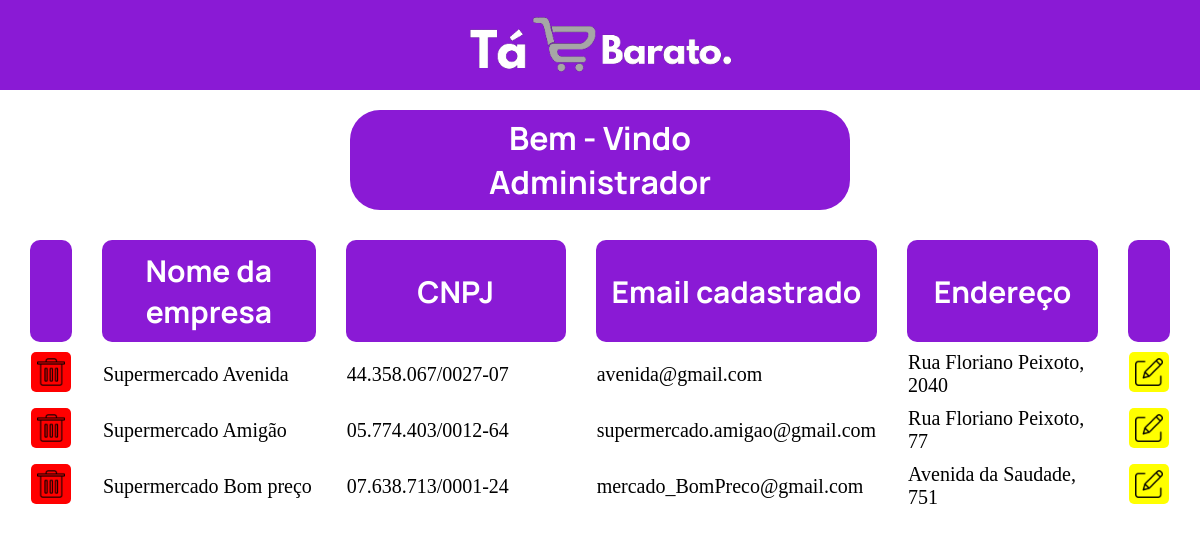
/admin/admin.php, run on the app's committed database.
### tables this page shows
CREATE TABLE `mercados` (
  `ID_Mercado` int(11) NOT NULL,
  `Nome` varchar(100) NOT NULL,
  `Endereco` varchar(200) NOT NULL,
  `CNPJ` varchar(20) NOT NULL,
  `Email` varchar(200) NOT NULL,
  `Senha` varchar(60) NOT NULL
);

### admin/admin.php (the view, shortened to what this page needs)
<?php
  include '../php/conexao.php';
  $query = "SELECT *
            FROM mercados
            ORDER BY ID_Mercado ASC";
  $resultado = mysqli_query($conexao, $query);
?>
<!DOCTYPE html>
<html lang="pt-br">
  <head>
    <link rel="stylesheet" href="admin.css" />
  </head>
  <body>
    <div id="container">
      <nav class="barra">
        <a href="../TaBarato_inicial/index.php">
        <img
          src="imagens/logo.png"
          alt="logo da marca TaBarato"
          style="width: 297px; height: 60px"
        />
        </a>
      </nav>
      <div class="header">
        <div class="welcome">
          <h1>Bem - Vindo<br />Administrador</h1>
        </div>
      </div>
      <div class="admin">
          <table class="table tb_a">
            <thead>
              <th></th>
              <th>Nome da empresa</th>
              <th id="thcnpj">CNPJ</th>
              <th>Email cadastrado</th>
              <th>Endereço</th>
              <th></th>
            </thead>
            <tbody>
              <?php
                while($linha = mysqli_fetch_array($resultado)){
                  echo '<tr><td><a href="../php/deleta.php?id=' . $linha['ID_Mercado'] . '"><button id="delete"><img src="imagens/apagar.png"/></buttton></a></td>';
                  echo '<td>' . $linha['Nome'] . '</td>';
                  echo '<td>' . $linha['CNPJ'] . '</td>';
                  echo '<td>' . $linha['Email'] . '</td>';
                  echo '<td>' . $linha['Endereco'] . '</td>';
                  echo '<td><a href="../edita/edita.php?id=' . $linha['ID_Mercado'] . '"><button class="edit"><img src="imagens/editar.png"/></buttton></a></td></tr>';
                }
              ?>
            </tbody>
          </table>
      </div>
    </div>
  </body>
</html>

### admin/admin.css (style rules this page uses)
.tb_a { animation: go-back 1s; }
body { box-sizing: content-box; margin: 0; }
.barra { background-color: #8A1AD5; height: 90px; width: 100%; display: flex; justify-content: center; align-items: center; }
.header { display: flex; justify-content: center; align-items: center; margin-top: 20px; text-align: center; font-family: 'Manrope', sans-serif; color: white; }
.welcome { display: flex; justify-content: center; align-items: center; background-color: #8A1AD5; width: 500px; height: 100px; border-radius: 30px; animation: go-back 1s; }
.admin { display: flex; justify-content: center; align-items: center; margin-top: 30px; }
.table { border-collapse: separate; border-spacing: 30px 8px; margin-top: -8px; }
#thcnpj { width: 200px; }
#delete { width: 40px; height: 40px; background-color: red; border: 0px; border-radius: 5px; cursor: pointer; }
.edit { width: 40px; height: 40px; background-color: yellow; border: 0px; border-radius: 5px; cursor: pointer; }
img { object-fit:contain; width: 100%; height: 100%; }
th { font-size: 30px; background-color:#8A1AD5; border-radius: 10px; padding: 10px; color: white; font-family: 'Manrope', sans-serif; }
td { font-size: 20px; }

### data on the page
mercados: Nome "Supermercado Avenida", CNPJ "44.358.067/0027-07", Email "avenida@gmail.com", Endereco "Rua Floriano Peixoto, 2040"
mercados: Nome "Supermercado Amigão", CNPJ "05.774.403/0012-64", Email "supermercado.amigao@gmail.com", Endereco "Rua Floriano Peixoto, 77"
mercados: Nome "Supermercado Bom preço", CNPJ "07.638.713/0001-24", Email "mercado_BomPreco@gmail.com", Endereco "Avenida da Saudade, 751"
